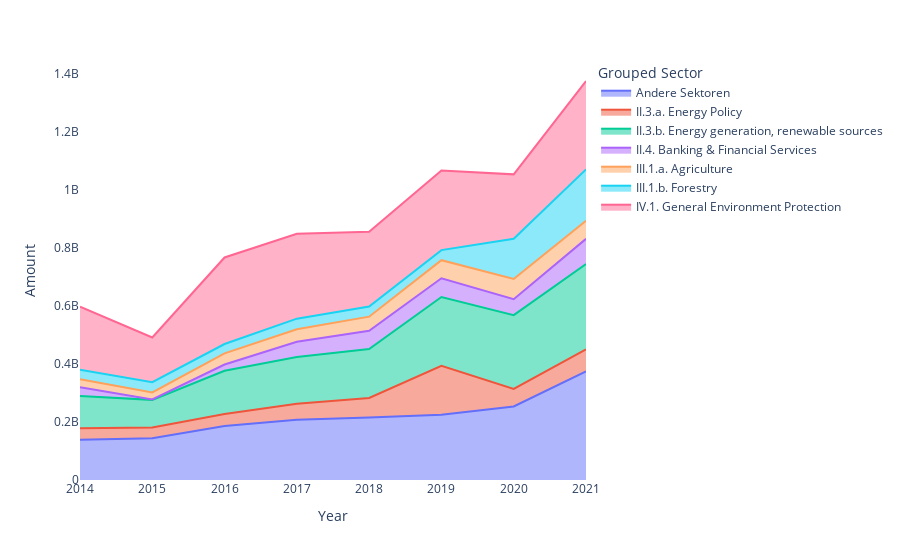

This figure's notebook cell:
### Code cell
showfig = stacked_area_chart(df_merged, 2014, 2021, "Klimaschutz", 6, "abs")
showfig.show()

### Figure 1 — Plotly figure (JSON) as saved in the notebook; plotly's stock layout.template omitted (floating-point values rounded to 4 significant figures)
{"data": [{"fillpattern": {"shape": ""}, "hovertemplate": "Grouped Sector=Andere Sektoren<br>Year=%{x}<br>Amount=%{y}<extra></extra>", "legendgroup": "Andere Sektoren", "line": {"color": "#636efa"}, "marker": {"symbol": "circle"}, "mode": "lines", "name": "Andere Sektoren", "orientation": "v", "showlegend": true, "stackgroup": "1", "type": "scatter", "x": [2014, 2015, 2016, 2017, 2018, 2019, 2020, 2021], "xaxis": "x", "y": [138900000.0, 144012545, 186300000.0, 208000000.0, 215500000.0, 225038866, 253800000.0, 374300000.0], "yaxis": "y"}, {"fillpattern": {"shape": ""}, "hovertemplate": "Grouped Sector=II.3.a. Energy Policy<br>Year=%{x}<br>Amount=%{y}<extra></extra>", "legendgroup": "II.3.a. Energy Policy", "line": {"color": "#EF553B"}, "marker": {"symbol": "circle"}, "mode": "lines", "name": "II.3.a. Energy Policy", "orientation": "v", "showlegend": true, "stackgroup": "1", "type": "scatter", "x": [2014, 2015, 2016, 2017, 2018, 2019, 2020, 2021], "xaxis": "x", "y": [39500000.0, 37450000.0, 40920000.0, 55335058, 67590000.0, 168600000.0, 60496586, 76079891], "yaxis": "y"}, {"fillpattern": {"shape": ""}, "hovertemplate": "Grouped Sector=II.3.b. Energy generation, renewable sources<br>Year=%{x}<br>Amount=%{y}<extra></extra>", "legendgroup": "II.3.b. Energy generation, renewable sources", "line": {"color": "#00cc96"}, "marker": {"symbol": "circle"}, "mode": "lines", "name": "II.3.b. Energy generation, renewable sources", "orientation": "v", "showlegend": true, "stackgroup": "1", "type": "scatter", "x": [2014, 2015, 2016, 2017, 2018, 2019, 2020, 2021], "xaxis": "x", "y": [111138854, 94880000.0, 149400000.0, 160500000.0, 168824802, 237400000.0, 254300000.0, 294600000.0], "yaxis": "y"}, {"fillpattern": {"shape": ""}, "hovertemplate": "Grouped Sector=II.4. Banking & Financial Services<br>Year=%{x}<br>Amount=%{y}<extra></extra>", "legendgroup": "II.4. Banking & Financial Services", "line": {"color": "#ab63fa"}, "marker": {"symbol": "circle"}, "mode": "lines", "name": "II.4. Banking & Financial Services", "orientation": "v", "showlegend": true, "stackgroup": "1", "type": "scatter", "x": [2014, 2015, 2016, 2017, 2018, 2019, 2020, 2021], "xaxis": "x", "y": [30320000.0, 1591000.0, 21592731, 53159061, 63014105, 64876037, 54760000.0, 86810000.0], "yaxis": "y"}, {"fillpattern": {"shape": ""}, "hovertemplate": "Grouped Sector=III.1.a. Agriculture<br>Year=%{x}<br>Amount=%{y}<extra></extra>", "legendgroup": "III.1.a. Agriculture", "line": {"color": "#FFA15A"}, "marker": {"symbol": "circle"}, "mode": "lines", "name": "III.1.a. Agriculture", "orientation": "v", "showlegend": true, "stackgroup": "1", "type": "scatter", "x": [2014, 2015, 2016, 2017, 2018, 2019, 2020, 2021], "xaxis": "x", "y": [27240000.0, 24137397, 38528001, 42990924, 48316478, 62190000.0, 70060000.0, 62400000.0], "yaxis": "y"}, {"fillpattern": {"shape": ""}, "hovertemplate": "Grouped Sector=III.1.b. Forestry<br>Year=%{x}<br>Amount=%{y}<extra></extra>", "legendgroup": "III.1.b. Forestry", "line": {"color": "#19d3f3"}, "marker": {"symbol": "circle"}, "mode": "lines", "name": "III.1.b. Forestry", "orientation": "v", "showlegend": true, "stackgroup": "1", "type": "scatter", "x": [2014, 2015, 2016, 2017, 2018, 2019, 2020, 2021], "xaxis": "x", "y": [33502372, 35280000.0, 32227956, 36480000.0, 34815459, 34740000.0, 138591329, 177000000.0], "yaxis": "y"}, {"fillpattern": {"shape": ""}, "hovertemplate": "Grouped Sector=IV.1. General Environment Protection<br>Year=%{x}<br>Amount=%{y}<extra></extra>", "legendgroup": "IV.1. General Environment Protection", "line": {"color": "#FF6692"}, "marker": {"symbol": "circle"}, "mode": "lines", "name": "IV.1. General Environment Protection", "orientation": "v", "showlegend": true, "stackgroup": "1", "type": "scatter", "x": [2014, 2015, 2016, 2017, 2018, 2019, 2020, 2021], "xaxis": "x", "y": [216935989, 154000000.0, 298300000.0, 292950874, 257749534, 274429492, 222000000.0, 304900000.0], "yaxis": "y"}], "layout": {"legend": {"title": {"text": "Grouped Sector"}, "tracegroupgap": 0}, "margin": {"t": 60}, "paper_bgcolor": "white", "plot_bgcolor": "white", "xaxis": {"anchor": "y", "domain": [0, 1], "title": {"text": "Year"}}, "yaxis": {"anchor": "x", "domain": [0, 1], "title": {"text": "Amount"}}}}
